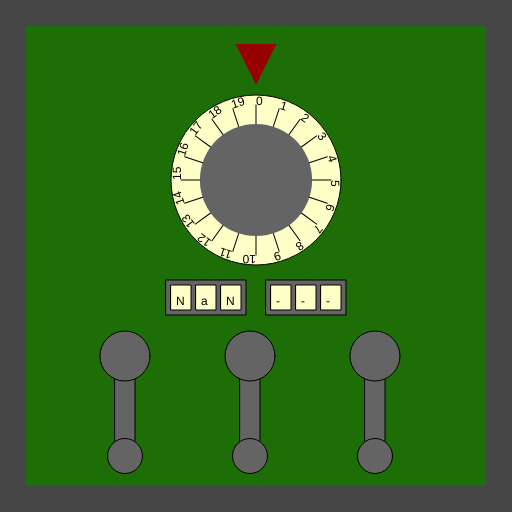
Frame 1 (no input)
Frame 60 (no input): identical to frame 1, image omitted
Frame 120 (the mouse pressed at the canvas centre since frame 60): identical to frame 1, image omitted

The p5.js sketch that drew this single still picture (run headless with seeded random() and noise() and a simulated clock; from frame 60 on, the mouse is pressed at the canvas centre):

// p5.js sketch
// ── sketch.js
/*

Officer: 1382801
CaseNum: 303-3-80045141-1382801

Case 303 - The Case of the Crooked Attorney
Stage 4 - The Courthouse

Torvalds has his final safe in his courthouse chambers. Luckily there is a court case proceeding.
You can sneak into his chambers whilst he makes his closing statement.

Crack the safe by doing the following:




This time you'll need to create the relevant event handlers yourself.

There are many possible ways of investigating this case, but you
should use ONLY the following commands:

	- The assignment operator aka. the equals sign !
	- mouseX, mouseY
	- key, keyCode
	- random
	- map

*/

//declare the variables

var SecureVaultValue_0;
var SecureVaultValue_1;
var SecureVaultValue_2;
var SecureVaultValue_3;
var SecureVaultValue_4;
var SecureVaultValue_5;


function preload()
{
	//IMAGES WILL BE LOADED HERE

}

function setup()
{
	createCanvas(512,512);

	//initialise the variables
	SecureVaultValue_0 = 0;
	SecureVaultValue_1 = "";
	SecureVaultValue_2 = "";
	SecureVaultValue_3 = 0;
	SecureVaultValue_4 = 0;
	SecureVaultValue_5 = 0;

}

///////////////////EVENT HANDLERS///////////////////

//Create event handlers here to open the safe ...

// When any key is pressed:
// - Use the 'random' function to produce random values ranging from 5 to 15.
// - Assign the output to SecureVaultValue_0
function keyPressed() {
	SecureVaultValue_0 = random(5,15);
}

// Whilst the mouse is moving:
// - Use the 'map' function to scale mouseY to values ranging from 3 to 12.
// - Assign the output to SecureVaultValue_1
function mouseMoved() {
	SecureVaultValue_1 = map(mouseY,3,12);
}

// When any key is released:
// - Make SecureVaultValue_2 equal to the value of 'keyCode'
function keyReleased() {
	SecureVaultValue_2 = keyCode;
}

// Whilst the mouse is being dragged:
// - Use the 'map' function to scale mouseX to values ranging from 13 to 67.
// - Assign the output to SecureVaultValue_3
// Whilst the mouse is being dragged:
// - Use the 'map' function to scale mouseY to values ranging from 19 to 73.
// - Assign the output to SecureVaultValue_5

function mouseDragged() {
	SecureVaultValue_3 = map(mouseX,13,67);
	SecureVaultValue_5 = map(mouseY,19,73);
}

// When the mouse button is pressed:
// - Use the 'map' function to scale mouseX to values ranging from 9 to 75.
// - Assign the output to SecureVaultValue_4
function mousePressed() {
	SecureVaultValue_4 = map(mouseX,9,75);
}



///////////////DO NOT CHANGE CODE BELOW THIS POINT///////////////////

function draw()
{

	//Draw the safe door
	background(70);
	noStroke();
	fill(29,110,6);
	rect(26,26,width-52,width-52);

	//Draw the combination dial
	push();
	translate(256,180);
	drawDial(170,SecureVaultValue_0,20);
	pop();

	//Draw the spinners
	push();
	translate(206,280);
	drawSpinner(3, SecureVaultValue_1);
	pop();

	push();
	translate(306,280);
	drawSpinner(3, SecureVaultValue_2);
	pop();

	//Draw the levers
	push();
	translate(125,356);
	drawLever(SecureVaultValue_3);
	pop();

	push();
	translate(250,356);
	drawLever(SecureVaultValue_4);
	pop();

	push();
	translate(375,356);
	drawLever(SecureVaultValue_5);
	pop();

}

function drawDial(diameter,num,maxNum)
{
	//the combination lock

	var r = diameter * 0.5;
	var p = r * 0.6;

	stroke(0);
	fill(255,255,200);
	ellipse(0,0,diameter,diameter);
	fill(100);
	noStroke();
	ellipse(0,0,diameter*0.66,diameter*0.66);
	fill(150,0,0);
	triangle(
		-p * 0.4,-r-p,
		p * 0.4,-r-p,
		0,-r-p/5
	);

	noStroke();

	push();
	var inc = 360/maxNum;

	rotate(radians(-num * inc));
	for(var i = 0; i < maxNum; i++)
	{
		push();
		rotate(radians(i * inc));
		stroke(0);
		line(0,-r*0.66,0,-(r-10));
		noStroke();
		fill(0);
		text(i,0,-(r-10));
		pop();
	}

	pop();
}

function drawLever(rot)
{
	push();
	rotate(radians(-rot))
	stroke(0);
	fill(100);
	rect(-10,0,20,100);
	ellipse(0,0,50,50);
	ellipse(0,100,35,35);
	pop();
}

function drawSpinner(numSpinners, val)
{
	var sw = 20;
	var ow = (sw + 5) * numSpinners + 5;
	stroke(0);
	fill(100);
	rect(-ow/2,0,ow,35);
	if(typeof(val) == "number")
	{
		val = floor(val).toString(); //convert to string
	}
	var d = numSpinners - val.length;

	for(var d = numSpinners - val.length; d > 0; d--)
	{
		val = "-" + val;
	}

	for(var i = 0; i < numSpinners; i++)
	{
		stroke(0);
		fill(255,255,200);
		rect(-ow/2 + i * (sw + 5) + 5,5,20,25);
		fill(0);
		noStroke();
		text(val[i],-ow/2 + sw/2 + i * (sw +5),25);
	}

}
